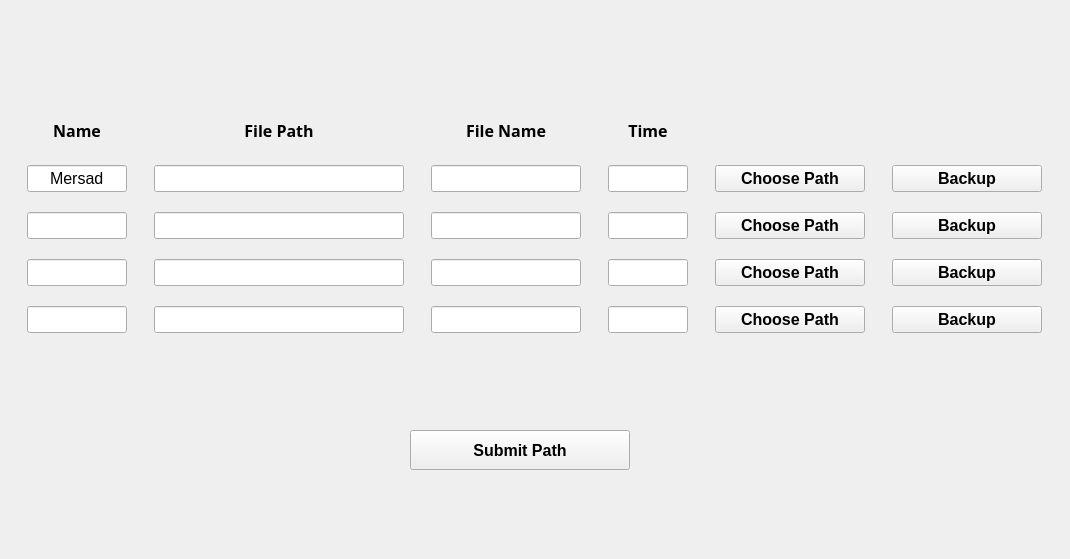
    <widget class="QWidget" name="Backup">
     <attribute name="title">
      <string>Backup</string>
     </attribute>
     <widget class="QWidget" name="layoutWidget_4">
      <property name="geometry">
       <rect>
        <x>10</x>
        <y>100</y>
        <width>1051</width>
        <height>250</height>
       </rect>
      </property>
      <layout class="QGridLayout" name="gridLayout_4" rowstretch="0,0,0,0,0" columnstretch="0,0,0,0,0,0">
       <property name="sizeConstraint">
        <enum>QLayout::SetDefaultConstraint</enum>
       </property>
       <property name="horizontalSpacing">
        <number>10</number>
       </property>
       <property name="verticalSpacing">
        <number>5</number>
       </property>
       <item row="1" column="2">
        <widget class="QLineEdit" name="Backup_FileName_1">
         <property name="sizePolicy">
          <sizepolicy hsizetype="Minimum" vsizetype="Fixed">
           <horstretch>0</horstretch>
           <verstretch>0</verstretch>
          </sizepolicy>
         </property>
         <property name="maximumSize">
          <size>
           <width>150</width>
           <height>16777215</height>
          </size>
         </property>
         <property name="font">
          <font>
           <pointsize>12</pointsize>
          </font>
         </property>
         <property name="text">
          <string/>
         </property>
         <property name="alignment">
          <set>Qt::AlignCenter</set>
         </property>
        </widget>
       </item>
       <item row="0" column="3">
        <widget class="QLabel" name="label_Time_show">
         <property name="sizePolicy">
          <sizepolicy hsizetype="Minimum" vsizetype="Minimum">
           <horstretch>0</horstretch>
           <verstretch>0</verstretch>
          </sizepolicy>
         </property>
         <property name="font">
          <font>
           <family>B Nazanin</family>
           <pointsize>12</pointsize>
           <weight>75</weight>
           <bold>true</bold>
          </font>
         </property>
         <property name="text">
          <string>Time</string>
         </property>
         <property name="alignment">
          <set>Qt::AlignCenter</set>
         </property>
        </widget>
       </item>
       <item row="2" column="0">
        <widget class="QLineEdit" name="Backup_Name_2">
         <property name="sizePolicy">
          <sizepolicy hsizetype="Minimum" vsizetype="Fixed">
           <horstretch>0</horstretch>
           <verstretch>0</verstretch>
          </sizepolicy>
         </property>
         <property name="maximumSize">
          <size>
           <width>100</width>
           <height>16777215</height>
          </size>
         </property>
         <property name="font">
          <font>
           <pointsize>12</pointsize>
          </font>
         </property>
         <property name="text">
          <string/>
         </property>
         <property name="alignment">
          <set>Qt::AlignCenter</set>
         </property>
        </widget>
       </item>
       <item row="0" column="1">
        <widget class="QLabel" name="label_Path_show">
         <property name="sizePolicy">
          <sizepolicy hsizetype="Minimum" vsizetype="Minimum">
           <horstretch>0</horstretch>
           <verstretch>0</verstretch>
          </sizepolicy>
         </property>
         <property name="font">
          <font>
           <family>B Nazanin</family>
           <pointsize>12</pointsize>
           <weight>75</weight>
           <bold>true</bold>
          </font>
         </property>
         <property name="text">
          <string>File Path</string>
         </property>
         <property name="alignment">
          <set>Qt::AlignCenter</set>
         </property>
        </widget>
       </item>
       <item row="4" column="4">
        <widget class="QPushButton" name="Choose_Path_pb_4">
         <property name="maximumSize">
          <size>
           <width>150</width>
           <height>16777215</height>
          </size>
         </property>
         <property name="font">
          <font>
           <pointsize>12</pointsize>
           <weight>75</weight>
           <bold>true</bold>
          </font>
         </property>
         <property name="text">
          <string>Choose Path</string>
         </property>
        </widget>
       </item>
       <item row="2" column="4">
        <widget class="QPushButton" name="Choose_Path_pb_2">
         <property name="maximumSize">
          <size>
           <width>150</width>
           <height>16777215</height>
          </size>
         </property>
         <property name="font">
          <font>
           <pointsize>12</pointsize>
           <weight>75</weight>
           <bold>true</bold>
          </font>
         </property>
         <property name="text">
          <string>Choose Path</string>
         </property>
        </widget>
       </item>
       <item row="3" column="0">
        <widget class="QLineEdit" name="Backup_Name_3">
         <property name="sizePolicy">
          <sizepolicy hsizetype="Minimum" vsizetype="Fixed">
           <horstretch>0</horstretch>
           <verstretch>0</verstretch>
          </sizepolicy>
         </property>
         <property name="maximumSize">
          <size>
           <width>100</width>
           <height>16777215</height>
          </size>
         </property>
         <property name="font">
          <font>
           <pointsize>12</pointsize>
          </font>
         </property>
         <property name="text">
          <string/>
         </property>
         <property name="alignment">
          <set>Qt::AlignCenter</set>
         </property>
        </widget>
       </item>
       <item row="4" column="1">
        <widget class="QLineEdit" name="Backup_Path_4">
         <property name="sizePolicy">
          <sizepolicy hsizetype="Minimum" vsizetype="Fixed">
           <horstretch>0</horstretch>
           <verstretch>0</verstretch>
          </sizepolicy>
         </property>
         <property name="minimumSize">
          <size>
           <width>250</width>
           <height>0</height>
          </size>
         </property>
         <property name="maximumSize">
          <size>
           <width>1000</width>
           <height>16777215</height>
          </size>
         </property>
         <property name="font">
          <font>
           <pointsize>12</pointsize>
          </font>
         </property>
         <property name="text">
          <string/>
         </property>
         <property name="alignment">
          <set>Qt::AlignCenter</set>
         </property>
        </widget>
       </item>
       <item row="2" column="3">
        <widget class="QLineEdit" name="Backup_Time_2">
         <property name="sizePolicy">
          <sizepolicy hsizetype="Minimum" vsizetype="Fixed">
           <horstretch>0</horstretch>
           <verstretch>0</verstretch>
          </sizepolicy>
         </property>
         <property name="maximumSize">
          <size>
           <width>80</width>
           <height>16777215</height>
          </size>
         </property>
         <property name="font">
          <font>
           <pointsize>12</pointsize>
          </font>
         </property>
         <property name="text">
          <string/>
         </property>
         <property name="alignment">
          <set>Qt::AlignCenter</set>
         </property>
        </widget>
       </item>
       <item row="2" column="1">
        <widget class="QLineEdit" name="Backup_Path_2">
         <property name="sizePolicy">
          <sizepolicy hsizetype="Minimum" vsizetype="Fixed">
           <horstretch>0</horstretch>
           <verstretch>0</verstretch>
          </sizepolicy>
         </property>
         <property name="minimumSize">
          <size>
           <width>250</width>
           <height>0</height>
          </size>
         </property>
         <property name="maximumSize">
          <size>
           <width>1000</width>
           <height>16777215</height>
          </size>
         </property>
         <property name="font">
          <font>
           <pointsize>12</pointsize>
          </font>
         </property>
         <property name="text">
          <string/>
         </property>
         <property name="alignment">
          <set>Qt::AlignCenter</set>
         </property>
        </widget>
       </item>
       <item row="4" column="2">
        <widget class="QLineEdit" name="Backup_FileName_4">
         <property name="sizePolicy">
          <sizepolicy hsizetype="Minimum" vsizetype="Fixed">
           <horstretch>0</horstretch>
           <verstretch>0</verstretch>
          </sizepolicy>
         </property>
         <property name="maximumSize">
          <size>
           <width>150</width>
           <height>16777215</height>
          </size>
         </property>
         <property name="font">
          <font>
           <pointsize>12</pointsize>
          </font>
         </property>
         <property name="text">
          <string/>
         </property>
         <property name="alignment">
          <set>Qt::AlignCenter</set>
         </property>
        </widget>
       </item>
       <item row="1" column="0">
        <widget class="QLineEdit" name="Backup_Name_1">
         <property name="sizePolicy">
          <sizepolicy hsizetype="Minimum" vsizetype="Fixed">
           <horstretch>0</horstretch>
           <verstretch>0</verstretch>
          </sizepolicy>
         </property>
         <property name="maximumSize">
          <size>
           <width>100</width>
           <height>16777215</height>
          </size>
         </property>
         <property name="font">
          <font>
           <pointsize>12</pointsize>
          </font>
         </property>
         <property name="text">
          <string>Mersad</string>
         </property>
         <property name="alignment">
          <set>Qt::AlignCenter</set>
         </property>
        </widget>
       </item>
       <item row="3" column="2">
        <widget class="QLineEdit" name="Backup_FileName_3">
         <property name="sizePolicy">
          <sizepolicy hsizetype="Minimum" vsizetype="Fixed">
           <horstretch>0</horstretch>
           <verstretch>0</verstretch>
          </sizepolicy>
         </property>
         <property name="maximumSize">
          <size>
           <width>150</width>
           <height>16777215</height>
          </size>
         </property>
         <property name="font">
          <font>
           <pointsize>12</pointsize>
          </font>
         </property>
         <property name="text">
          <string/>
         </property>
         <property name="alignment">
          <set>Qt::AlignCenter</set>
         </property>
        </widget>
       </item>
       <item row="1" column="4">
        <widget class="QPushButton" name="Choose_Path_pb_1">
         <property name="maximumSize">
          <size>
           <width>150</width>
           <height>16777215</height>
          </size>
         </property>
         <property name="font">
          <font>
           <pointsize>12</pointsize>
           <weight>75</weight>
           <bold>true</bold>
          </font>
         </property>
         <property name="text">
          <string>Choose Path</string>
         </property>
        </widget>
       </item>
       <item row="1" column="3">
        <widget class="QLineEdit" name="Backup_Time_1">
         <property name="sizePolicy">
          <sizepolicy hsizetype="Minimum" vsizetype="Fixed">
           <horstretch>0</horstretch>
           <verstretch>0</verstretch>
          </sizepolicy>
         </property>
         <property name="maximumSize">
          <size>
           <width>80</width>
           <height>16777215</height>
          </size>
         </property>
         <property name="font">
          <font>
           <pointsize>12</pointsize>
          </font>
         </property>
         <property name="text">
          <string/>
         </property>
         <property name="alignment">
          <set>Qt::AlignCenter</set>
         </property>
        </widget>
       </item>
       <item row="4" column="0">
        <widget class="QLineEdit" name="Backup_Name_4">
         <property name="sizePolicy">
          <sizepolicy hsizetype="Minimum" vsizetype="Fixed">
           <horstretch>0</horstretch>
           <verstretch>0</verstretch>
          </sizepolicy>
         </property>
         <property name="maximumSize">
          <size>
           <width>100</width>
           <height>16777215</height>
          </size>
         </property>
         <property name="font">
          <font>
           <pointsize>12</pointsize>
          </font>
         </property>
         <property name="text">
          <string/>
         </property>
         <property name="alignment">
          <set>Qt::AlignCenter</set>
         </property>
        </widget>
       </item>
       <item row="1" column="1">
        <widget class="QLineEdit" name="Backup_Path_1">
         <property name="sizePolicy">
          <sizepolicy hsizetype="Minimum" vsizetype="Fixed">
           <horstretch>0</horstretch>
           <verstretch>0</verstretch>
          </sizepolicy>
         </property>
         <property name="minimumSize">
          <size>
           <width>250</width>
           <height>0</height>
          </size>
         </property>
         <property name="maximumSize">
          <size>
           <width>250</width>
           <height>16777215</height>
          </size>
         </property>
         <property name="font">
          <font>
           <pointsize>12</pointsize>
          </font>
         </property>
         <property name="text">
          <string/>
         </property>
         <property name="alignment">
          <set>Qt::AlignCenter</set>
         </property>
        </widget>
       </item>
       <item row="3" column="1">
        <widget class="QLineEdit" name="Backup_Path_3">
         <property name="sizePolicy">
          <sizepolicy hsizetype="Minimum" vsizetype="Fixed">
           <horstretch>0</horstretch>
           <verstretch>0</verstretch>
          </sizepolicy>
         </property>
         <property name="minimumSize">
          <size>
           <width>250</width>
           <height>0</height>
          </size>
         </property>
         <property name="maximumSize">
          <size>
           <width>1000</width>
           <height>16777215</height>
          </size>
         </property>
         <property name="font">
          <font>
           <pointsize>12</pointsize>
          </font>
         </property>
         <property name="text">
          <string/>
         </property>
         <property name="alignment">
          <set>Qt::AlignCenter</set>
         </property>
        </widget>
       </item>
       <item row="2" column="2">
        <widget class="QLineEdit" name="Backup_FileName_2">
         <property name="sizePolicy">
          <sizepolicy hsizetype="Minimum" vsizetype="Fixed">
           <horstretch>0</horstretch>
           <verstretch>0</verstretch>
          </sizepolicy>
         </property>
         <property name="maximumSize">
          <size>
           <width>150</width>
           <height>16777215</height>
          </size>
         </property>
         <property name="font">
          <font>
           <pointsize>12</pointsize>
          </font>
         </property>
         <property name="text">
          <string/>
         </property>
         <property name="alignment">
          <set>Qt::AlignCenter</set>
         </property>
        </widget>
       </item>
       <item row="0" column="0">
        <widget class="QLabel" name="label_Name_show_2">
         <property name="sizePolicy">
          <sizepolicy hsizetype="Minimum" vsizetype="Minimum">
           <horstretch>0</horstretch>
           <verstretch>0</verstretch>
          </sizepolicy>
         </property>
         <property name="maximumSize">
          <size>
           <width>16777215</width>
           <height>30</height>
          </size>
         </property>
         <property name="font">
          <font>
           <family>B Nazanin</family>
           <pointsize>12</pointsize>
           <weight>75</weight>
           <bold>true</bold>
          </font>
         </property>
         <property name="text">
          <string>Name</string>
         </property>
         <property name="alignment">
          <set>Qt::AlignCenter</set>
         </property>
        </widget>
       </item>
       <item row="0" column="2">
        <widget class="QLabel" name="label_FileName_show">
         <property name="sizePolicy">
          <sizepolicy hsizetype="Minimum" vsizetype="Minimum">
           <horstretch>0</horstretch>
           <verstretch>0</verstretch>
          </sizepolicy>
         </property>
         <property name="font">
          <font>
           <family>B Nazanin</family>
           <pointsize>12</pointsize>
           <weight>75</weight>
           <bold>true</bold>
          </font>
         </property>
         <property name="text">
          <string>File Name</string>
         </property>
         <property name="alignment">
          <set>Qt::AlignCenter</set>
         </property>
        </widget>
       </item>
       <item row="3" column="4">
        <widget class="QPushButton" name="Choose_Path_pb_3">
         <property name="maximumSize">
          <size>
           <width>150</width>
           <height>16777215</height>
          </size>
         </property>
         <property name="font">
          <font>
           <pointsize>12</pointsize>
           <weight>75</weight>
           <bold>true</bold>
          </font>
         </property>
         <property name="text">
          <string>Choose Path</string>
         </property>
        </widget>
       </item>
       <item row="3" column="3">
        <widget class="QLineEdit" name="Backup_Time_3">
         <property name="sizePolicy">
          <sizepolicy hsizetype="Minimum" vsizetype="Fixed">
           <horstretch>0</horstretch>
           <verstretch>0</verstretch>
          </sizepolicy>
         </property>
         <property name="maximumSize">
          <size>
           <width>80</width>
           <height>16777215</height>
          </size>
         </property>
         <property name="font">
          <font>
           <pointsize>12</pointsize>
          </font>
         </property>
         <property name="text">
          <string/>
         </property>
         <property name="alignment">
          <set>Qt::AlignCenter</set>
         </property>
        </widget>
       </item>
       <item row="4" column="3">
        <widget class="QLineEdit" name="Backup_Time_4">
         <property name="sizePolicy">
          <sizepolicy hsizetype="Minimum" vsizetype="Fixed">
           <horstretch>0</horstretch>
           <verstretch>0</verstretch>
          </sizepolicy>
         </property>
         <property name="maximumSize">
          <size>
           <width>80</width>
           <height>16777215</height>
          </size>
         </property>
         <property name="font">
          <font>
           <pointsize>12</pointsize>
          </font>
         </property>
         <property name="text">
          <string/>
         </property>
         <property name="alignment">
          <set>Qt::AlignCenter</set>
         </property>
        </widget>
       </item>
       <item row="1" column="5">
        <widget class="QPushButton" name="Backup_pb_1">
         <property name="maximumSize">
          <size>
           <width>150</width>
           <height>16777215</height>
          </size>
         </property>
         <property name="font">
          <font>
           <pointsize>12</pointsize>
           <weight>75</weight>
           <bold>true</bold>
          </font>
         </property>
         <property name="text">
          <string>Backup</string>
         </property>
        </widget>
       </item>
       <item row="2" column="5">
        <widget class="QPushButton" name="Backup_pb_2">
         <property name="maximumSize">
          <size>
           <width>150</width>
           <height>16777215</height>
          </size>
         </property>
         <property name="font">
          <font>
           <pointsize>12</pointsize>
           <weight>75</weight>
           <bold>true</bold>
          </font>
         </property>
         <property name="text">
          <string>Backup</string>
         </property>
        </widget>
       </item>
       <item row="3" column="5">
        <widget class="QPushButton" name="Backup_pb_3">
         <property name="maximumSize">
          <size>
           <width>150</width>
           <height>16777215</height>
          </size>
         </property>
         <property name="font">
          <font>
           <pointsize>12</pointsize>
           <weight>75</weight>
           <bold>true</bold>
          </font>
         </property>
         <property name="text">
          <string>Backup</string>
         </property>
        </widget>
       </item>
       <item row="4" column="5">
        <widget class="QPushButton" name="Backup_pb_4">
         <property name="maximumSize">
          <size>
           <width>150</width>
           <height>16777215</height>
          </size>
         </property>
         <property name="font">
          <font>
           <pointsize>12</pointsize>
           <weight>75</weight>
           <bold>true</bold>
          </font>
         </property>
         <property name="text">
          <string>Backup</string>
         </property>
        </widget>
       </item>
      </layout>
     </widget>
     <widget class="QPushButton" name="Backup_Submit_pb">
      <property name="geometry">
       <rect>
        <x>410</x>
        <y>430</y>
        <width>220</width>
        <height>40</height>
       </rect>
      </property>
      <property name="font">
       <font>
        <pointsize>12</pointsize>
        <weight>75</weight>
        <bold>true</bold>
       </font>
      </property>
      <property name="text">
       <string>Submit Path</string>
      </property>
     </widget>
     <widget class="QLabel" name="Logo_label_Backup">
      <property name="geometry">
       <rect>
        <x>870</x>
        <y>360</y>
        <width>190</width>
        <height>190</height>
       </rect>
      </property>
      <property name="text">
       <string/>
      </property>
      <property name="scaledContents">
       <bool>true</bool>
      </property>
     </widget>
    </widget>
